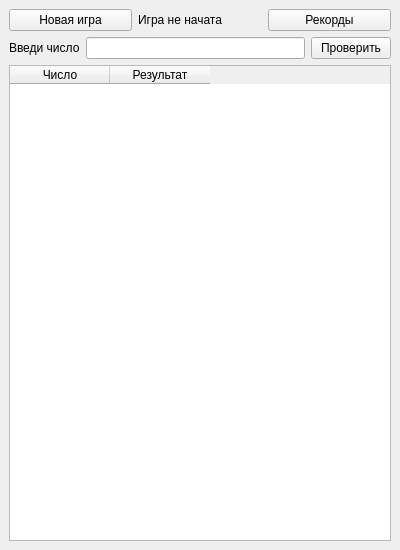
<?xml version="1.0" encoding="UTF-8"?>
<ui version="4.0">
 <class>MainWindow</class>
 <widget class="QMainWindow" name="MainWindow">
  <property name="geometry">
   <rect>
    <x>0</x>
    <y>0</y>
    <width>400</width>
    <height>550</height>
   </rect>
  </property>
  <property name="windowTitle">
   <string>Быки и коровы</string>
  </property>
  <widget class="QWidget" name="centralwidget">
   <layout class="QVBoxLayout" name="mainLayout">
    <item>
     <layout class="QHBoxLayout" name="topControls">
      <item>
       <widget class="QPushButton" name="btnNewGame">
        <property name="text">
         <string>Новая игра</string>
        </property>
       </widget>
      </item>
      <item>
       <widget class="QLabel" name="lblStatus">
        <property name="text">
         <string>Игра не начата</string>
        </property>
       </widget>
      </item>
      <item>
       <widget class="QPushButton" name="btnRecords">
        <property name="text">
         <string>Рекорды</string>
        </property>
       </widget>
      </item>
     </layout>
    </item>
    <item>
     <layout class="QHBoxLayout" name="inputControls">
      <item>
       <widget class="QLabel" name="lblInput">
        <property name="text">
         <string>Введи число</string>
        </property>
       </widget>
      </item>
      <item>
       <widget class="QLineEdit" name="lineInput">
        <property name="maxLength">
         <number>4</number>
        </property>
       </widget>
      </item>
      <item>
       <widget class="QPushButton" name="btnCheck">
        <property name="text">
         <string>Проверить</string>
        </property>
       </widget>
      </item>
     </layout>
    </item>
    <item>
     <widget class="QTableWidget" name="tableHistory">
      <column>
       <property name="text">
        <string>Число</string>
       </property>
      </column>
      <column>
       <property name="text">
        <string>Результат</string>
       </property>
      </column>
     </widget>
    </item>
   </layout>
  </widget>
 </widget>
 <resources/>
 <connections/>
</ui>
